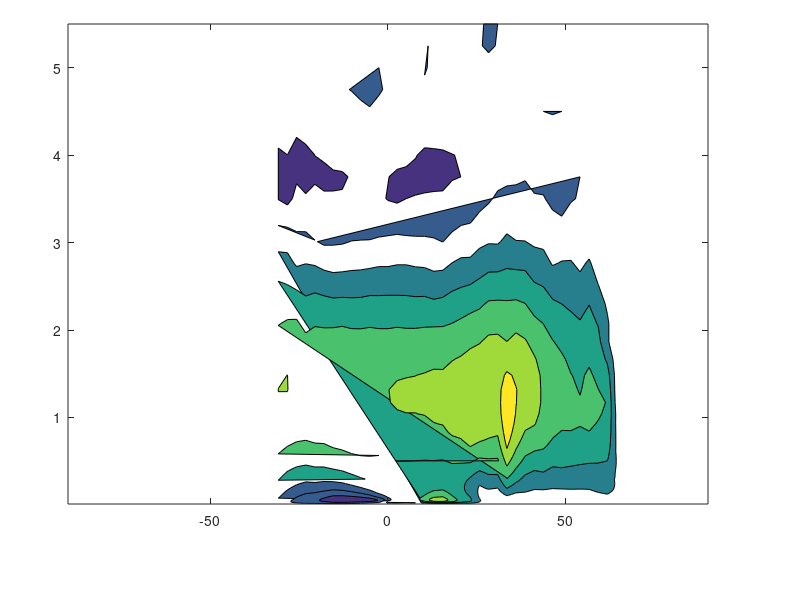

Recreate this plot in MATLAB. (Note: this script raises an error after producing the figure.)
clear
close all
load("F1dat.mat")
A10 = [
    0.00, 0.05, 0.30;  % 更深蓝 (-5)
    0.15, 0.30, 0.55;  % 中蓝 (-3)
    0.30, 0.55, 0.55;  % 蓝绿 (-1)
    0.55, 0.70, 0.35;  % 浅绿 (0)
    0.75, 0.75, 0.15;  % 明显的亮黄 (0)
    0.85, 0.50, 0.20;  % 橙色 (5)
    0.75, 0.20, 0.25;  % 红色 (10)
    0.40, 0.00, 0.15;  % 深红 (15)
];%Color map
c_r=[222 36 28]/256;
c_b=[89 167 202]/256;
c_q=[232 138 70]/256;
%%%%%%%%%%%fig1a 1b%%%%%%%%%%

figure('Position', [100, 100, 800, 450])
ax = axes;
set(ax, 'Position', [0.085, 0.16, 0.8, 0.8]);
contourf(lat,lev/1000,amsf_3000',[-5 -2.5 0 2.5 5 7.5 10 12.5 15])
reverse Ydir
set(gca,'Ydir','reverse');
xlim([-30 70]);
set(gca,'FontSize',18)
xlabel("Latitude (°)")
ylabel("Depth (km)")
grid on
colorbar
caxis([-5 15])
colormap(A10)
% 获取当前colorbar对象
cb = colorbar;
cb.Position(3) = 0.01;  % 设置colorbar的宽度
cb.Position(1) = 0.92;  % 调整colorbar的位置，避免与图像重叠
saveas(gca,"1a","svg")

figure('Position', [100, 100, 800, 450])
ax = axes;
set(ax, 'Position', [0.085, 0.16, 0.8, 0.8]);
contourf(lat,lev/1000,amsf_4000',[-5 -2.5 0 2.5 5 7.5 10 12.5 15])
reverse Ydir
set(gca,'Ydir','reverse');
xlim([-30 70]);
set(gca,'FontSize',18)
xlabel("Latitude (°)")
ylabel("Depth (km)")
grid on
colorbar
caxis([-5 15])
colormap(A10)
% 获取当前colorbar对象
cb = colorbar;
cb.Position(3) = 0.01;  % 设置colorbar的宽度
cb.Position(1) = 0.92;  % 调整colorbar的位置，避免与图像重叠
saveas(gca,"1b","svg")

%%%%%%%%%%%fig1c 1d 1e 1f 1g 1h%%%%%%%%%%
figure('Position', [100, 100, 800, 450])
ax = axes;
set(ax, 'Position', [0.085, 0.16, 0.8, 0.8]);
plot(0:0.01:21.1,amoc_idx,'LineWidth',2,'Color',c_b)
ax = gca;
ax.FontSize = 18;
ax.XMinorTick = "on";
ax.YMinorTick = "on";
ylim([0 25])
xlim([0 21.1])
hold on
xlabel("Model Time (kyr)")
ylabel("AMOC index (Sv)")
yyaxis right
ax.YMinorTick = "on";
ax.GridAlpha = 1.0;
ax.GridLineStyle = '-';
plot(year/1000,solin_high,'LineWidth',2,'Color',c_r)
ylabel("NHSI (W·m^{-2})")
legend("AMOC","NHSI",'NumColumns',2)
grid on
saveas(gca,"1c","svg")

figure('Position', [100, 100, 800, 450])
ax = axes;
set(ax, 'Position', [0.1, 0.16, 0.8, 0.8]);
plot(0:0.001:9.918,movmean(ts_glb_y-273.15,100),'LineWidth',2,'Color',c_b)
ax = gca;
ax.FontSize = 18;
ax.XMinorTick = "on";
ax.YMinorTick = "on";
ylim([10 15])
xlim([0 10])
hold on
xlabel("Model Time (kyr)")
ylabel("Temperature (°C)")
ax.YMinorTick = "on";
ax.GridAlpha = 1.0;
ax.GridLineStyle = '-';
plot(0:0.001:9.918,movmean(ts_nh_y-273.15,100),'LineWidth',2,'Color',c_r)
plot(0:0.001:9.918,movmean(ts_sh_y-273.15,100),'LineWidth',2,'Color',c_q)
legend("Global","NH","SH",'NumColumns',3)
grid on
saveas(gca,"1d","svg")

figure('Position', [100, 100, 800, 450])
ax = axes;
set(ax, 'Position', [0.085, 0.16, 0.8, 0.8]);
plot(0:0.01:9.49,amoc_idx_01_360,'LineWidth',2,'Color',c_b);
ax = gca;
ax.FontSize = 18;
ax.XMinorTick = "on";
ax.YMinorTick = "on";
ylim([0 30]);
xlim([0 9])
hold on
xlabel("Model Time (kyr)")
ylabel("AMOC index (Sv)")
yyaxis right
ax.YMinorTick = "on";
ax.GridAlpha = 1.0;
ax.GridLineStyle = '-';
plot(year/1000,solin_high,'LineWidth',2,'Color',c_r)
ylabel("NHSI (W·m^{-2})")
legend("AMOC","NHSI",'NumColumns',2)
grid on
saveas(gca,"1e","svg")

figure('Position', [100, 100, 800, 450])
ax = axes;
set(ax, 'Position', [0.085, 0.16, 0.8, 0.8]);
plot(0:0.01:9.89,amoc_idx_01_esmall,'LineWidth',2,'Color',c_b);
ax = gca;
ax.FontSize = 18;
ax.XMinorTick = "on";
ax.YMinorTick = "on";
ylim([0 30]);
xlim([0 9])
hold on
xlabel("Model Time (kyr)")
ylabel("AMOC index (Sv)")
yyaxis right
ax.YMinorTick = "on";
ax.GridAlpha = 1.0;
ax.GridLineStyle = '-';
plot(year/1000,solin_high,'LineWidth',2,'Color',c_r)
ylabel("NHSI (W·m^{-2})")
legend("AMOC","NHSI",'NumColumns',2)
grid on
saveas(gca,"1f","svg")

figure('Position', [100, 100, 800, 450])
ax = axes;
set(ax, 'Position', [0.085, 0.16, 0.8, 0.8]);
plot(0:0.01:23.78,amoc_idx_02,'LineWidth',2,'Color',c_b);
ax = gca;
ax.FontSize = 18;
ax.XMinorTick = "on";
ax.YMinorTick = "on";
ylim([0 30]);
xlim([0 21])
hold on
xlabel("Orbital Time (kyr)")
ylabel("AMOC index (Sv)")
yyaxis right
ax.YMinorTick = "on";
ax.GridAlpha = 1.0;
ax.GridLineStyle = '-';
plot(year/1000,solin_high,'LineWidth',2,'Color',c_r)
ylabel("NHSI (W·m^{-2})")
legend("AMOC","NHSI",'NumColumns',2)
grid on
saveas(gca,"1g","svg")

figure('Position', [100, 100, 800, 450])
ax = axes;
set(ax, 'Position', [0.085, 0.16, 0.8, 0.8]);
plot(0:0.005:24.995,amoc_idx_05,'LineWidth',2,'Color',c_b);
ax = gca;
ax.FontSize = 18;
ax.XMinorTick = "on";
ax.YMinorTick = "on";
ylim([0 30]);
xlim([0 21])
hold on
xlabel("Orbital Time (kyr)")
ylabel("AMOC index (Sv)")
yyaxis right
ax.YMinorTick = "on";
ax.GridAlpha = 1.0;
ax.GridLineStyle = '-';
plot(year/1000,solin_high,'LineWidth',2,'Color',c_r)
ylabel("NHSI (W·m^{-2})")
legend("AMOC","NHSI",'NumColumns',2)
grid on
saveas(gca,"1h","svg")